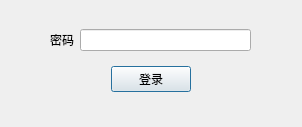
<?xml version="1.0" encoding="UTF-8"?>
<ui version="4.0">
 <class>LoginWindow</class>
 <widget class="QMainWindow" name="LoginWindow">
  <property name="geometry">
   <rect>
    <x>0</x>
    <y>0</y>
    <width>302</width>
    <height>127</height>
   </rect>
  </property>
  <property name="windowTitle">
   <string>登录</string>
  </property>
  <widget class="QWidget" name="centralwidget">
   <widget class="QWidget" name="layoutWidget">
    <property name="geometry">
     <rect>
      <x>50</x>
      <y>20</y>
      <width>201</width>
      <height>81</height>
     </rect>
    </property>
    <layout class="QVBoxLayout" name="verticalLayout">
     <item>
      <layout class="QHBoxLayout" name="horizontalLayout">
       <item>
        <widget class="QLabel" name="label">
         <property name="text">
          <string>密码</string>
         </property>
         <property name="alignment">
          <set>Qt::AlignRight|Qt::AlignTrailing|Qt::AlignVCenter</set>
         </property>
        </widget>
       </item>
       <item>
        <widget class="QLineEdit" name="passwordEdit">
         <property name="echoMode">
          <enum>QLineEdit::Password</enum>
         </property>
        </widget>
       </item>
      </layout>
     </item>
     <item>
      <layout class="QHBoxLayout" name="horizontalLayout_2">
       <item>
        <spacer name="horizontalSpacer">
         <property name="orientation">
          <enum>Qt::Horizontal</enum>
         </property>
         <property name="sizeHint" stdset="0">
          <size>
           <width>40</width>
           <height>20</height>
          </size>
         </property>
        </spacer>
       </item>
       <item>
        <widget class="QPushButton" name="loginButton">
         <property name="text">
          <string>登录</string>
         </property>
         <property name="autoDefault">
          <bool>true</bool>
         </property>
         <property name="default">
          <bool>true</bool>
         </property>
        </widget>
       </item>
       <item>
        <spacer name="horizontalSpacer_2">
         <property name="orientation">
          <enum>Qt::Horizontal</enum>
         </property>
         <property name="sizeHint" stdset="0">
          <size>
           <width>40</width>
           <height>20</height>
          </size>
         </property>
        </spacer>
       </item>
      </layout>
     </item>
    </layout>
   </widget>
  </widget>
 </widget>
 <resources/>
 <connections/>
</ui>
